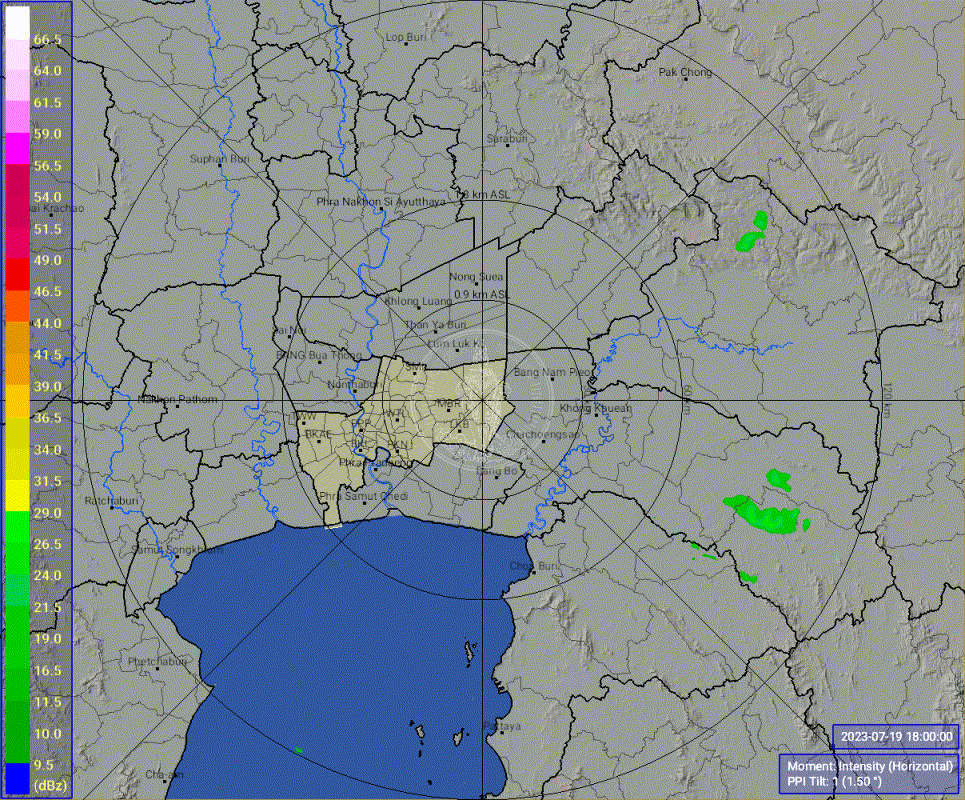
#> input picture radar_image.png, 965 x 800 px
$ python extract_rainfall_with_coordinates.py
#> lines starting #> are read from the running program, lines starting #| are printed output that depends on the picture; after the words box and inside, x2 and y2 are one past the last pixel; in counts of white or black regions, pixels touching at a corner belong together
import cv2
import numpy as np
import pandas as pd

def convert_pixel_to_coordinates(pixel_x, pixel_y, ref_points):
    ref_a, ref_b = ref_points

    delta_x = (ref_b['lon'] - ref_a['lon']) / (ref_b['pixel_x'] - ref_a['pixel_x'])
    delta_y = (ref_b['lat'] - ref_a['lat']) / (ref_b['pixel_y'] - ref_a['pixel_y'])

    lon = ref_a['lon'] + (pixel_x - ref_a['pixel_x']) * delta_x
    lat = ref_a['lat'] + (pixel_y - ref_a['pixel_y']) * delta_y

    return lat, lon

def process_image(image_path, ref_points, legend_width, color_ranges):
#> called with image_path = 'radar_image.png', legend_width = 73
    img = cv2.imread(image_path)
#> img is the input picture: shape (800, 965, 3); mean B, G, R 143.4, 141.4, 131.4

    # Crop the image and ignore the legend area
    img = img[:, legend_width:]
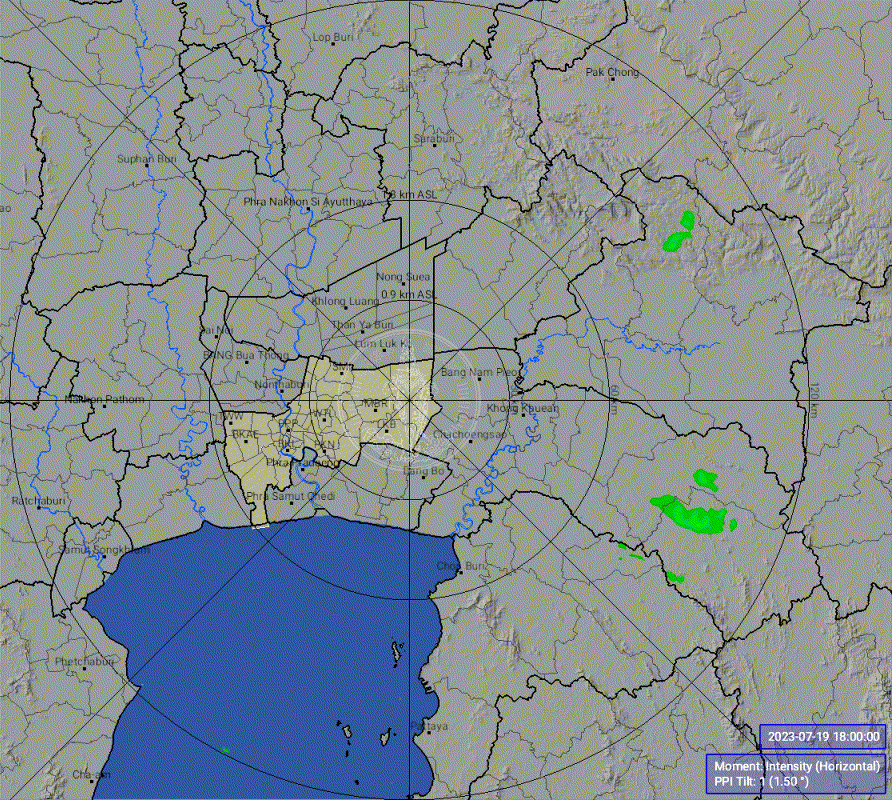
#> img: shape (800, 892, 3); mean B, G, R 145.9, 142.4, 131.6

    # Extract pixels within the set color range
    masks = []
    for lower, upper in color_ranges:
        mask = cv2.inRange(img, lower, upper)
        masks.append(mask)
#> this loop made 5 passes
#> pass 1, in process_image, `mask = cv2.inRange(img, lower, upper)`:
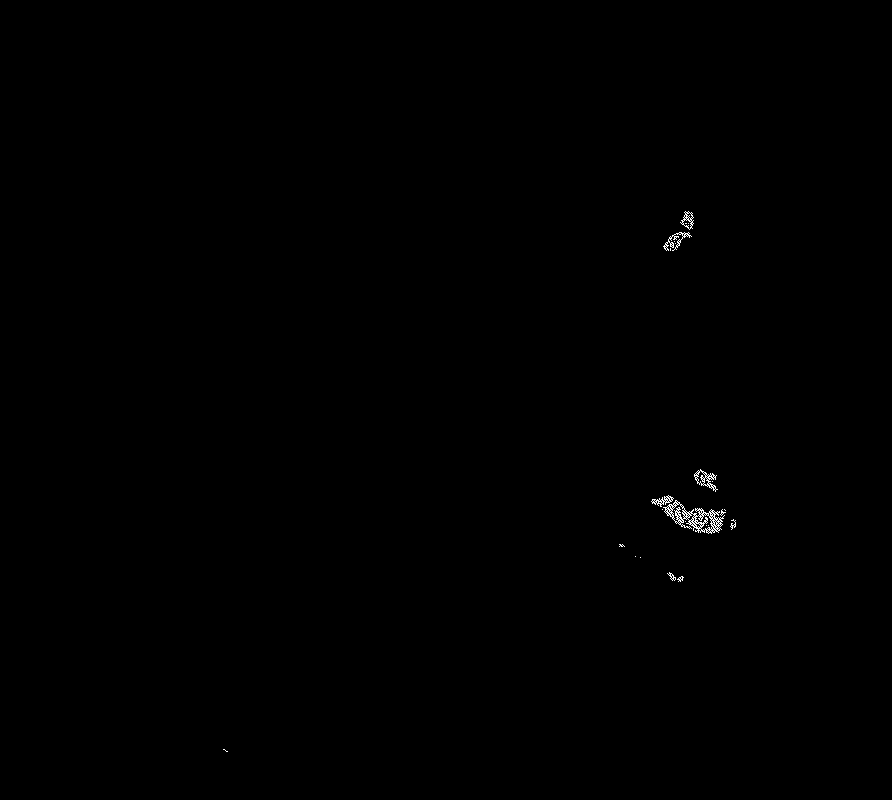
#> mask: shape (800, 892); 0.17% white in thin lines or dots, all inside (x1, y1, x2, y2) = (223, 211, 736, 752)
#> pass 2, in process_image, `mask = cv2.inRange(img, lower, upper)`:
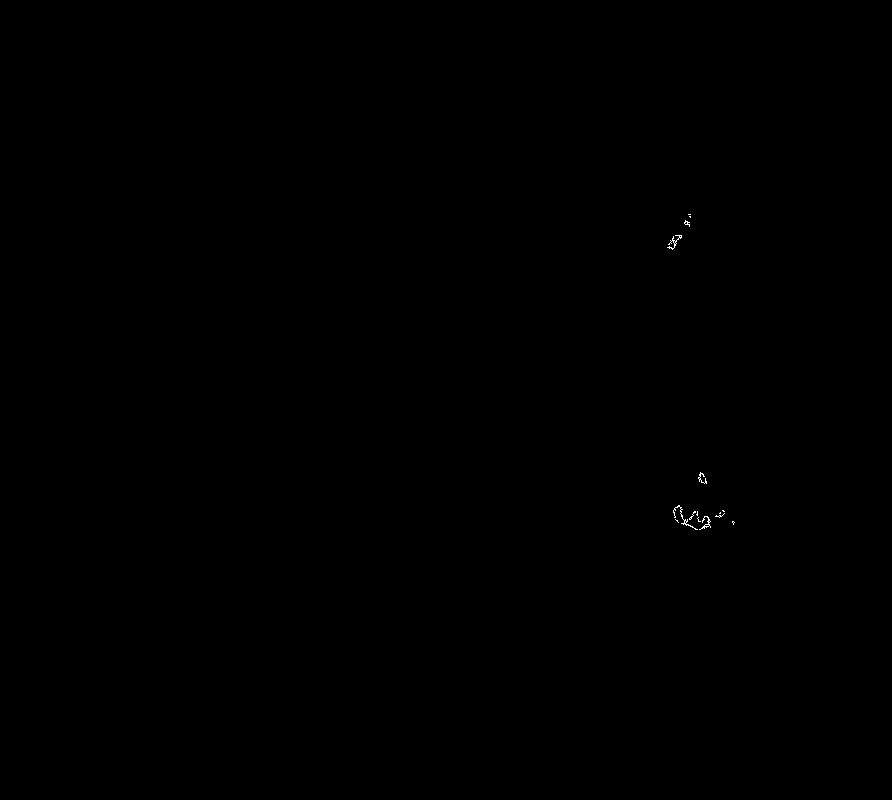
#> mask: shape (800, 892); 0.04% white in thin lines or dots, all inside (x1, y1, x2, y2) = (667, 214, 735, 530)
#> after the loop, masks = 5 items

    binary_img = masks[0]
    for mask in masks[1:]:
        binary_img = cv2.bitwise_or(binary_img, mask)
#> this loop made 4 passes

    # Find contours in the image
    contours, _ = cv2.findContours(binary_img, cv2.RETR_EXTERNAL, cv2.CHAIN_APPROX_SIMPLE)
#> contours = 14 contours, 7 with area under 20; largest, box (x1, y1, x2, y2) and area: (663, 500, 726, 534) 1034, (663, 232, 692, 251) 216, (694, 469, 718, 492) 210, (680, 211, 694, 230) 130, (651, 495, 674, 507) 91, (667, 572, 676, 581) 25, (730, 519, 736, 530) 22

    # Extract precipitation information and longitude and latitude
    rainfall_data = []
    for i, cnt in enumerate(contours):
        area = cv2.contourArea(cnt)
        M = cv2.moments(cnt)

        if M["m00"] != 0:
            pixel_x = int(M["m10"] / M["m00"])
            pixel_y = int(M["m01"] / M["m00"])
            lat, lon = convert_pixel_to_coordinates(pixel_x, pixel_y, ref_points)

            rainfall_data.append({
                'id': i + 1,
                'area': area,
                'latitude': lat,
                'longitude': lon,
                'pixel_x': pixel_x,
                'pixel_y': pixel_y
            })
#> this loop made 14 passes
#> (area, pixel_x, pixel_y, lon, lat) on passes 3, 7, 9, 10, 12, 13, 14: (25, 671, 576, 101.4, 13.36), (22.5, 732, 523, 101.6, 13.51), (1033.5, 695, 517, 101.5, 13.53), (91, 662, 500, 101.4, 13.57), (210.5, 704, 478, 101.5, 13.64), (215.5, 674, 240, 101.4, 14.31), (130, 687, 219, 101.4, 14.36)
#> after the loop, rainfall_data = 9 items

    return rainfall_data, contours, img


def save_data_to_csv(data, output_path):
    df = pd.DataFrame(data)
    df.to_csv(output_path, index=False)

def find_data_by_centroid(centroid_x, centroid_y, rainfall_data):
    for data in rainfall_data:
        if int(data['pixel_x']) == centroid_x and int(data['pixel_y']) == centroid_y:
            return data
    return None

def create_debug_image(input_img, contours, rainfall_data, output_path):
    img_copy = input_img.copy()
    font = cv2.FONT_HERSHEY_SIMPLEX
    font_size = 0.5

    # Draw contours
    cv2.drawContours(img_copy, contours, -1, (255, 0, 0), 2)

    for i, cnt in enumerate(contours):
        # Calculate the centroid of the contour and add an ID label
        M = cv2.moments(cnt)
        if M["m00"] != 0:
            pixel_x = int(M["m10"] / M["m00"])
            pixel_y = int(M["m01"] / M["m00"])
            data = find_data_by_centroid(pixel_x, pixel_y, rainfall_data)
            if data is not None:
                id_area_label = f"{data['id']}/{data['area']:.2f}"
                cv2.putText(img_copy, id_area_label, (pixel_x, pixel_y), font, font_size, (0, 0, 255), 2, cv2.LINE_AA)

    # Save the debug image
    cv2.imwrite(output_path, img_copy)


# Example
image_path = 'radar_image.png'
csv_output_path = 'rainfall_data_with_coordinates.csv'
debug_image_output_path = 'debug_rainfall_image.png'

# To ref the left-top and bottom-right point to the map coordinates, using QGIS
ref_points = [
    {'pixel_x': 0, 'pixel_y': 0, 'lat': 14.981259928342144, 'lon': 99.52284727468773},
    {'pixel_x': 965, 'pixel_y': 800, 'lat': 12.728301173259432, 'lon': 102.2016701846946}
]
legend_width = 73

# Define color ranges
color_ranges = [
    (np.array([  0, 215,   0], dtype=np.uint8), np.array([  0, 216,   0], dtype=np.uint8)),  # #00d800
    (np.array([ 85, 215,   0], dtype=np.uint8), np.array([ 85, 216,   0], dtype=np.uint8)),  # #00d855
    (np.array([  0, 252,   0], dtype=np.uint8), np.array([  0, 255,   0], dtype=np.uint8)),  # #00fc00
    (np.array([  1, 180,   0], dtype=np.uint8), np.array([  1, 180,   0], dtype=np.uint8)),  # #00b401
    (np.array([  2, 209,   4], dtype=np.uint8), np.array([  2, 209,   4], dtype=np.uint8))   # #04d102
]

rainfall_data, contours, original_img = process_image(image_path, ref_points, legend_width, color_ranges)
#> rainfall_data = 9 items
save_data_to_csv(rainfall_data, csv_output_path)
#> in save_data_to_csv, `df = pd.DataFrame(data)`: df = table of 9 rows and 6 columns
create_debug_image(original_img, contours, rainfall_data, debug_image_output_path)
#> in create_debug_image, `cv2.drawContours(img_copy, contours, -1, (255, 0, 0), 2)`:
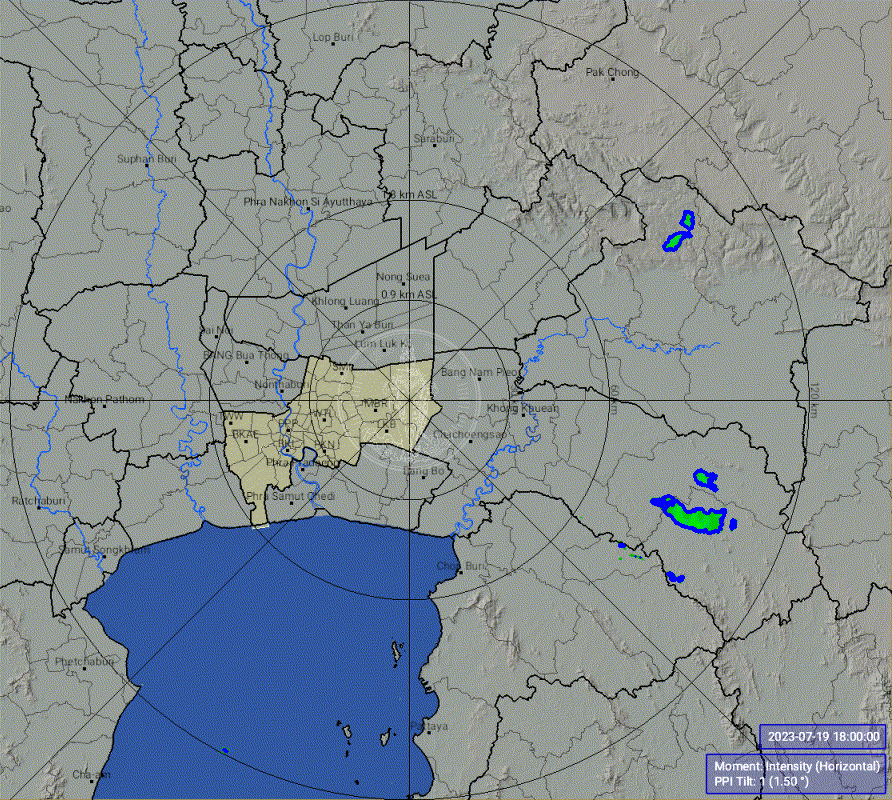
#> img_copy: shape (800, 892, 3); 0.26% of pixels changed, all inside (x1, y1, x2, y2) = (222, 210, 737, 753)
#> the loop in create_debug_image, `for i, cnt in enumerate(contours):` made 14 passes
#> (pixel_x, pixel_y, id_area_label) on passes 2, 3, 6, 7, 9, 10, 12, 13, 14: (680, 578, '2/13.50'), (671, 576, '3/25.00'), (621, 545, '6/4.00'), (732, 523, '7/22.50'), (695, 517, '9/1033.50'), (662, 500, '10/91.00'), (704, 478, '12/210.50'), (674, 240, '13/215.50'), (687, 219, '14/130.00')
#> cnt on passes 4, 5, 8, 11: [[640, 557]], [[635, 556]], [[662, 509]], [[712, 481]]
#> after the loop in create_debug_image, `for i, cnt in enumerate(contours):`:
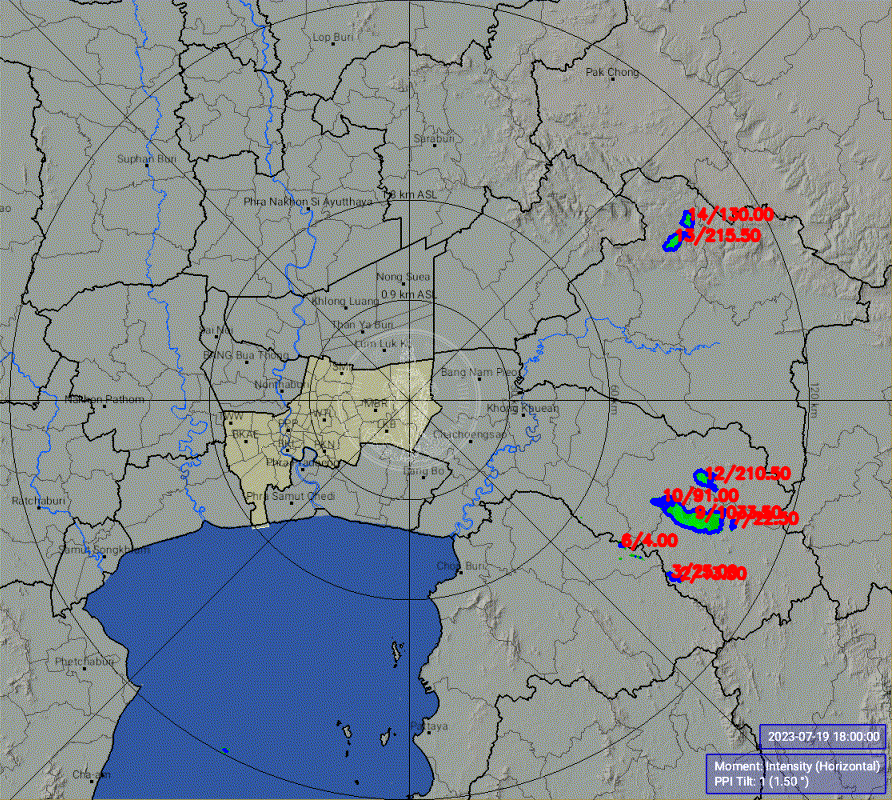
#> img_copy: shape (800, 892, 3); 1.02% of pixels changed, all inside (x1, y1, x2, y2) = (621, 205, 800, 584)
